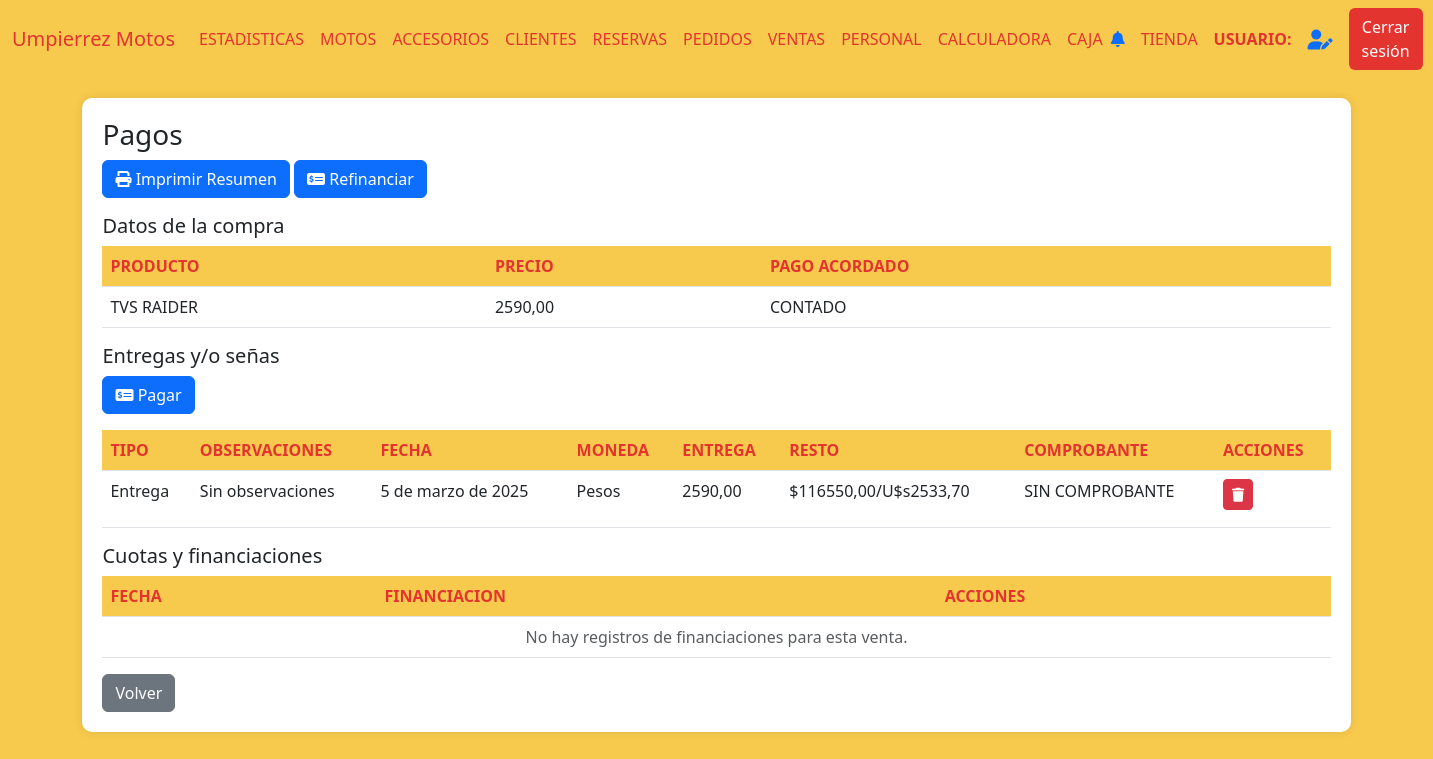
The page /detalles_cuotas/198 on the database its author committed.
### AppUM/models.py (models this page shows)
class Moto(models.Model):
    marca = models.CharField(max_length=20)
    modelo = models.CharField(max_length=20)
    anio = models.IntegerField()
    motor = models.IntegerField()
    estado = models.CharField(max_length=10)
    kilometros = models.IntegerField()
    precio = models.DecimalField(max_digits=10, decimal_places=2)
    color = models.CharField(max_length=20)
    num_motor = models.CharField(max_length=40, unique=True)
    num_chasis = models.CharField(max_length=40, unique=True)
    num_cilindros = models.IntegerField(default=1)
    cantidad_pasajeros = models.IntegerField(default=2)
    foto = models.ImageField(null=True, blank=True, upload_to="motos/fotos/")
    pertenece_tienda = models.BooleanField()
    pertenece_taller = models.BooleanField()
    identificacion_pdf = models.FileField(upload_to='motos/pdfs/', null=True, blank=True)
    observaciones = models.TextField(null=True, blank=True)
    fecha_ingreso = models.DateTimeField(auto_now_add=True)
    moneda_precio = models.CharField(max_length=10,default=True,null=True)
    tipo = models.CharField(max_length=20,blank=True)
    precio_final = models.DecimalField(max_digits=10, decimal_places=2,default=0)
    contiene_num_motor = models.BooleanField(default=1)
    contiene_num_chasis = models.BooleanField(default=1)

class ComprasVentas(models.Model):
    moto = models.ForeignKey(Moto, related_name='moto_cliente', on_delete=models.CASCADE)
    cliente = models.ForeignKey(Cliente, related_name='cliente_moto', on_delete=models.CASCADE)
    fecha_compra = models.DateField()
    fotocopia_libreta = models.ImageField(null=True, blank=True, upload_to="documentacion/libretas/")
    compra_venta = models.FileField(null=True, blank=True, upload_to="documentacion/compra_venta/")
    certificado_venta = models.FileField(null=True, blank=True, upload_to="documentacion/certificado_venta/")
    tipo = models.CharField(max_length=20)
    forma_de_pago = models.TextField(null=True, blank=True)
    facturas = models.FileField(null=True, blank=True, upload_to="documentacion/facturas_motos/")
    class Meta:
        pass

class CuotasMoto(models.Model):
    fecha_pago = models.DateField()
    fecha_prox_pago = models.DateField(null=True)
    moneda = models.CharField(max_length=10,default=True,null=True)
    valor_pago_pesos = models.DecimalField(max_digits=10, decimal_places=2,default=0)
    valor_pago_dolares = models.DecimalField(max_digits=10, decimal_places=2,default=0)
    cant_restante_pesos = models.DecimalField(max_digits=10, decimal_places=2,default=0)
    cant_restante_dolares = models.DecimalField(max_digits=10, decimal_places=2,default=0)
    precio_dolar = models.DecimalField(max_digits=10, decimal_places=2,default=0)
    venta = models.ForeignKey(ComprasVentas, related_name='cuotas_venta', on_delete=models.CASCADE)
    observaciones = models.TextField(null=True, blank=True)
    comprobante_pago = models.FileField(upload_to='documentacion/comprobantes/', null=True, blank=True)
    metodo_pago = models.CharField(max_length=20, blank=True,null=True)
    tipo_pago = models.CharField(max_length=20, blank=True)

### AppUM/views.py (the view)
# urls.py: path('detalles_cuotas/<int:id_cv>', views.detalles_cuotas,name="DetallesCuotas"),
def detalles_cuotas(req,id_cv):
    contexto = funcion_detalles_cuotas(req,id_cv,False,None)
    return render(req,"perfil_administrativo/ventas/detalles_cuotas.html",contexto)

### AppUM/context_processors.py (called while the page is built)
def cantidad_solicitudes_no_leidas(req):
    if req.user.is_authenticated:
        usuario = req.user
        usuario_actual = Personal.objects.filter(usuario=usuario.username).first()
        notificaciones = NotificacionPersonal.objects.filter(personal=usuario_actual,leido=0).count()
    else:
        notificaciones = 0
    return {'notificaciones': notificaciones}

### AppUM/templates/perfil_administrativo/ventas/detalles_cuotas.html (shortened to what this page needs)
{% extends "perfil_administrativo/padre_perfil_administrativo.html" %}
{% load static %}
{% block contenidoQueCambia %}
<link href="https://cdnjs.cloudflare.com/ajax/libs/font-awesome/6.0.0/css/all.min.css" rel="stylesheet">
<link href="https://cdn.jsdelivr.net/npm/bootstrap-icons@1.10.0/font/bootstrap-icons.css" rel="stylesheet">
<div class="table-container" id="inventarios">
    <h3>Pagos</h3>
    <a id="imprimir-resumen" class="btn btn-primary mb-3" onclick="prueba()" data-id-cv="{{ id_cv }}">
        <i class="fas fa-print"></i> Imprimir Resumen
    </a>
    <a href="#" class="btn btn-primary mb-3" onclick="mostrar_form_ref()">
        <i class="fas fa-money-check-alt"></i> Refinanciar
    </a>
    <h5>Datos de la compra</h5>
    <table class="table">
        <thead>
            <tr>
                <th>PRODUCTO</th>
                <th>PRECIO</th>
                <th>PAGO ACORDADO</th>
            </tr>
        </thead>
        <tbody>
            <td>{{ producto }}</td>
            <td>{{ precio_inicial }}</td>
            <td>
                {% if pago_acordado %}
                {{ pago_acordado }}
                {% else %}
                No se ha detallado una forma de pago
                {% endif %}
            </td>
        </tbody>
    </table>
    <h5>Entregas y/o señas</h5>
    <a href="#" class="btn btn-primary mb-3" onclick="mostrar_form_pagos_ini()">
        <i class="fas fa-money-check-alt"></i> Pagar
    </a>
    <table class="table">
        <thead>
            <tr>
                <th>TIPO</th>
                <th>OBSERVACIONES</th>
                <th>FECHA</th>
                <th>MONEDA</th>
                <th>ENTREGA</th>
                <th>RESTO</th>
                <th>COMPROBANTE</th>
                <th>ACCIONES</th>
            </tr>
        </thead>
        <tbody>
        {% if primeros_pagos %}
            {% for pagos in primeros_pagos %}
            <tr>
                <td>{{ pagos.primeros_pagos.tipo_pago }}</td>
                <td>{% if pagos.primeros_pagos.observaciones %}
                        {{ pagos.primeros_pagos.observaciones }}
                    {% else %}
                        Sin observaciones
                    {% endif %}
                </td>
                <td>{{ pagos.primeros_pagos.fecha_pago }}</td>
                <td>{{ pagos.primeros_pagos.moneda }}</td>
                <td>{% if pagos.primeros_pagos.moneda == "Pesos" %}
                        {{ pagos.primeros_pagos.valor_pago_pesos }}
                    {% else %}
                        {{ pagos.primeros_pagos.valor_pago_dolares }}
                    {% endif %}
                </td>
                <td>${{ pagos.primeros_pagos.cant_restante_pesos }}/U$s{{ pagos.primeros_pagos.cant_restante_dolares }}</td>
                <td>
                    {% if pagos.primeros_pagos.comprobante_pago %}
                    <a href="{{ pagos.primeros_pagos.comprobante_pago.url }}" target="_blank" class="btn btn-primary">
                        <i class="fas fa-file-alt"></i>
                    </a>
                    {% else %}
                        <p>SIN COMPROBANTE</p>
                    {% endif %}
                </td>
                <td>
                    {% if pagos.boton_ultimo_pago %}
                        <a href="{% url 'BajaPrimerosPagos' pagos.primeros_pagos.id %}"><button class="btn btn-sm btn-danger"><i class="fas fa-trash"></i></button></a>
                    {% endif %}
                </td>
            </tr>
            {% endfor %}
        {% else %}
            <tr>
                <td colspan="9" class="text-center text-muted">
                    No hay registros de entregas iniciales y/o señas para esta venta.
                </td>
            </tr>
        {% endif %}
        </tbody>
    </table>
    <h5>Cuotas y financiaciones</h5>
    <table class="table">
        <thead>
            <tr>
                <th>FECHA</th>
                <th>FINANCIACION</th>
                <th>ACCIONES</th>
            </tr>
        </thead>
        <tbody>
            {% if fin_actual %}
            <td>{{ fecha_financiacion }}</td>
            <td>{{ financiacion_info }}</td>
            <td>
                {% if mostrar_boton_borrar_financiacion %}
                    <a href="{% url 'BajaFinanciamiento' id_f id_cv %}"><button class="btn btn-sm btn-danger"><i class="fas fa-trash"></i></button></a>
                {% endif %}
            </td>
            {% else %}
            <tr>
                <td colspan="9" class="text-center text-muted">
                    No hay registros de financiaciones para esta venta.
                </td>
            </tr>
            {% endif %}
        </tbody>
    </table>
    <a href="{% url 'ClienteFicha' id_cliente %}" class="btn btn-secondary">Volver</a>
</div>
{% endblock %}

### AppUM/static/css/styles.css (style rules this page uses)
body { background-color: #f7ca4d; }
.table-container { background-color: #fff; border-radius: 10px; padding: 20px; box-shadow: 0px 0px 10px rgba(0, 0, 0, 0.1); margin: 20px auto; max-width: 90%; }
.table th { background-color: #f7ca4d; color: #e3342f; }

### rows shown on the page
Moto: precio "2590,00"
ComprasVentas: forma_de_pago "CONTADO"
CuotasMoto: primeros_pagos.tipo_pago "Entrega", observaciones "Sin observaciones", primeros_pagos.fecha_pago "5 de marzo de 2025", primeros_pagos.moneda "Pesos", primeros_pagos.valor_pago_pesos "2590,00", primeros_pagos.cant_restante_pesos "116550,00", primeros_pagos.cant_restante_dolares "2533,70", comprobante_pago "SIN COMPROBANTE"

### other values the page prints
{{ producto }} "TVS RAIDER"
